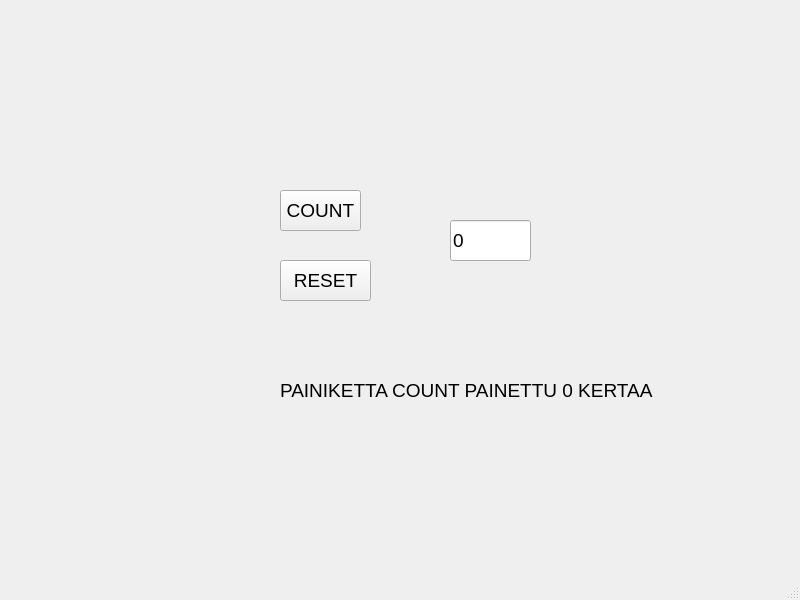
<?xml version="1.0" encoding="UTF-8"?>
<ui version="4.0">
 <class>MainWindow</class>
 <widget class="QMainWindow" name="MainWindow">
  <property name="geometry">
   <rect>
    <x>0</x>
    <y>0</y>
    <width>800</width>
    <height>600</height>
   </rect>
  </property>
  <property name="windowTitle">
   <string>MainWindow</string>
  </property>
  <widget class="QWidget" name="centralwidget">
   <widget class="QPushButton" name="btnCount">
    <property name="geometry">
     <rect>
      <x>280</x>
      <y>190</y>
      <width>81</width>
      <height>41</height>
     </rect>
    </property>
    <property name="font">
     <font>
      <pointsize>14</pointsize>
     </font>
    </property>
    <property name="text">
     <string>COUNT</string>
    </property>
   </widget>
   <widget class="QPushButton" name="btnReset">
    <property name="geometry">
     <rect>
      <x>280</x>
      <y>260</y>
      <width>91</width>
      <height>41</height>
     </rect>
    </property>
    <property name="font">
     <font>
      <pointsize>14</pointsize>
     </font>
    </property>
    <property name="text">
     <string>RESET</string>
    </property>
   </widget>
   <widget class="QLineEdit" name="txtResult">
    <property name="geometry">
     <rect>
      <x>450</x>
      <y>220</y>
      <width>81</width>
      <height>41</height>
     </rect>
    </property>
    <property name="font">
     <font>
      <pointsize>14</pointsize>
     </font>
    </property>
    <property name="text">
     <string>0</string>
    </property>
   </widget>
   <widget class="QLabel" name="labelInfo">
    <property name="geometry">
     <rect>
      <x>280</x>
      <y>370</y>
      <width>411</width>
      <height>41</height>
     </rect>
    </property>
    <property name="font">
     <font>
      <pointsize>14</pointsize>
     </font>
    </property>
    <property name="text">
     <string>PAINIKETTA COUNT PAINETTU 0 KERTAA</string>
    </property>
   </widget>
  </widget>
  <widget class="QMenuBar" name="menubar">
   <property name="geometry">
    <rect>
     <x>0</x>
     <y>0</y>
     <width>800</width>
     <height>18</height>
    </rect>
   </property>
  </widget>
  <widget class="QStatusBar" name="statusbar"/>
 </widget>
 <resources/>
 <connections/>
</ui>
